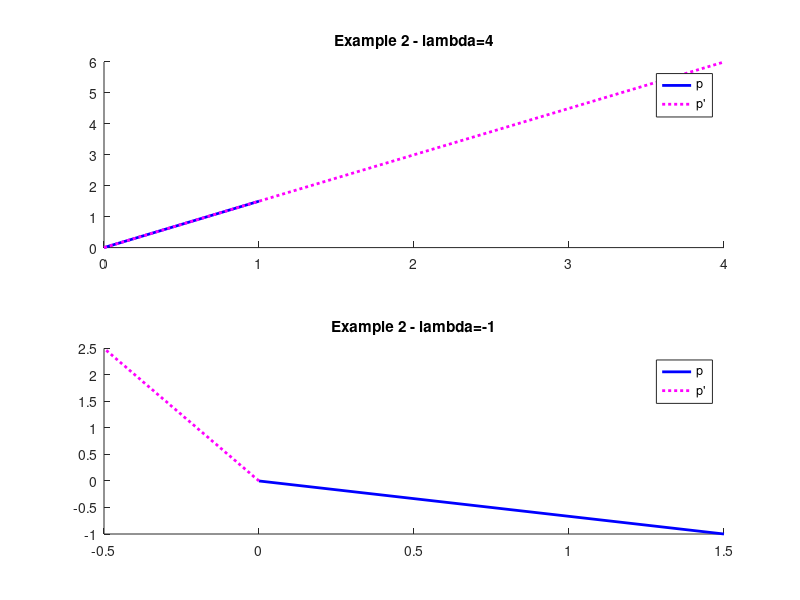

Write the MATLAB code that produced this figure.
%%
% ME3001 - 001 - Tennessee Technological University - Fall 2016 - Fall 2017
% Tristan Hill - 10/03/2016 - 09/28/2017
% Eigenvectors and Eigenvalues - Demo Code - Otto ch 6.5
%%
clear variables;close all;clc


%% a very basic example (on the axis)
% Otto page 204

% A=[3 0
%    0 2];
% 
% x=0;
% y=3;
% 
% p=[x; y]
% 
% p_prime=A*p
% 
% % show in a figure
% figure(1);
% hold on
% h=plot([0 p(1)],[0 p(2)],'-','LineWidth',2,'Color',[112, 217, 169]/255 );
% plot([0 p_prime(1)],[0 p_prime(2)],'m:','LineWidth',2)
% legend('p','p''')
% title('Example 1')

%% a more complex example (pg205)
%Otto page 204

A=[1 2
   3 2];

lam1=-1;
lam2=4;

% lam1, -1
x=1.5;
y=-1;

p=[x; y]

p_prime=A*p

% show in a figure
figure(2);
subplot(2,1,2);hold on
ph=plot([0 p(1)],[0 p(2)],'b-','LineWidth',2)
plot([0 p_prime(1)],[0 p_prime(2)],'m:','LineWidth',2)
legend('p','p''')
title('Example 2 - lambda=-1')
% % 
% lam2, 4
x=1;
y=3/2;

p=[x; y]

p_prime=A*p

% show in a figure

subplot(2,1,1);hold on
ph=plot([0 p(1)],[0 p(2)],'b-','LineWidth',2)
plot([0 p_prime(1)],[0 p_prime(2)],'m:','LineWidth',2)
legend('p','p''')
title('Example 2 - lambda=4')
% % 
% % 
% % 
% % %% a twist on example 2 (scaled)
% % %Otto page 204
% % 
% % A=[1 2
% %    3 2];
% % 
% % lam1=4;
% % lam2=-1;
% % % lam1, -1
% % x=1;
% % y=-1;
% % 
% % p=[x; y]
% % 
% % p_prime=A*p
% % 
% % % show in a figure
% % figure(3);
% % subplot(2,1,2);hold on
% % plot([0 p(1)],[0 p(2)],'b-')
% % plot([0 p_prime(1)],[0 p_prime(2)],'g:')
% % legend('p','p''')
% % title('Example 2 (mod)- lambda=-1')
% % 
% % % lam2, 4
% % x=2;
% % y=3;
% % 
% % p=[x; y]/sqrt(x^2+y^2)
% % 
% % 
% % p_prime=A*p
% % 
% % % show in a figure
% % 
% % subplot(2,1,1);hold on
% % plot([0 p(1)],[0 p(2)],'b-')
% % plot([0 p_prime(1)],[0 p_prime(2)],'g:')
% % legend('p','p''')
% % title('Example 2 (mod)- lambda=4')
% % 
% 
% %% automate example 2 
% %Otto page 204
% 
% A=[1 2
%    3 2];
% 
% [V,D]=eig(A)
% 
% % lam1, 4
% lam1=D(1,1);
% lam2=D(2,2);
% 
% x=V(1,2)
% y=V(2,2)
% 
% p=[x; y]*-1
% 
% p_prime=A*p
% 
% % show in a figure
% figure(4);
% subplot(2,1,1);hold on
% plot([0 p(1)],[0 p(2)],'b-','LineWidth',2);
% plot([0 p_prime(1)],[0 p_prime(2)],'m:','LineWidth',2)
% legend('p','p''');
% title('Example 2 (mod)- lambda=4')
% 
% % lam1, -1
% x=V(1,1)
% y=V(2,1)
% 
% p=[x; y]*-1
% 
% p_prime=A*p
% 
% % show in a figure
% subplot(2,1,2);hold on
% plot([0 p(1)],[0 p(2)],'b-','LineWidth',2);
% plot([0 p_prime(1)],[0 p_prime(2)],'m:','LineWidth',2)
% legend('p','p''');
% title('Example 2 (mod)- lambda=-1')
% 
% %% automate example 2 
% %Otto page 204
% 
% A=[1 2
%    3 2];
% 
% [V,D]=eig(A)
% 
% % lam1, 4
% lam1=D(1,1);
% lam2=D(2,2);
% 
% x=V(1,2)
% y=V(2,2)
% 
% p=[x; y]*-1
% 
% p_prime=A*p
% 
% % show in a figure
% figure(5);
% subplot(2,1,1);hold on
% plot([0 p(1)],[0 p(2)],'-','LineWidth',2,'Color',[112, 217, 169]/255 );
% plot([0 p_prime(1)],[0 p_prime(2)],'m:','LineWidth',2)
% legend('p','p''')
% title('Example 2 (mod)- lambda=4')
% 
% % lam1, -1
% x=V(1,1)
% y=V(2,1)
% 
% p=[x; y]*-1
% 
% p_prime=A*p
% 
% % show in a figure
% subplot(2,1,2);hold on
% plot([0 p(1)],[0 p(2)],'b-','LineWidth',2);
% plot([0 p_prime(1)],[0 p_prime(2)],'k','LineWidth',2)
% legend('p','p''')
% title('Example 2 (mod)- lambda=-1')
% 
% 
% 
